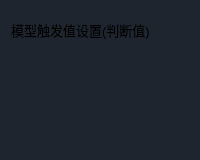
                      <widget class="QFrame" name="frame_195">
                       <property name="minimumSize">
                        <size>
                         <width>0</width>
                         <height>160</height>
                        </size>
                       </property>
                       <property name="maximumSize">
                        <size>
                         <width>16777215</width>
                         <height>16777215</height>
                        </size>
                       </property>
                       <property name="styleSheet">
                        <string notr="true">QFrame{
	background-color: rgb(30, 37, 46);
    border-radius: 10px;
	border:none;
}
</string>
                       </property>
                       <property name="frameShape">
                        <enum>QFrame::Shape::StyledPanel</enum>
                       </property>
                       <property name="frameShadow">
                        <enum>QFrame::Shadow::Raised</enum>
                       </property>
                       <layout class="QVBoxLayout" name="verticalLayout_18">
                        <item>
                         <widget class="QFrame" name="frame_196">
                          <property name="minimumSize">
                           <size>
                            <width>0</width>
                            <height>120</height>
                           </size>
                          </property>
                          <property name="maximumSize">
                           <size>
                            <width>16777215</width>
                            <height>120</height>
                           </size>
                          </property>
                          <property name="styleSheet">
                           <string notr="true">QFrame{
	background-color: rgb(30, 37, 46);
    border-radius: 10px;
	border:none;
}
</string>
                          </property>
                          <property name="frameShape">
                           <enum>QFrame::Shape::StyledPanel</enum>
                          </property>
                          <property name="frameShadow">
                           <enum>QFrame::Shadow::Raised</enum>
                          </property>
                          <layout class="QVBoxLayout" name="verticalLayout_101">
                           <property name="spacing">
                            <number>0</number>
                           </property>
                           <property name="leftMargin">
                            <number>0</number>
                           </property>
                           <property name="topMargin">
                            <number>0</number>
                           </property>
                           <property name="rightMargin">
                            <number>0</number>
                           </property>
                           <property name="bottomMargin">
                            <number>0</number>
                           </property>
                           <item>
                            <widget class="QLabel" name="judevalue_label">
                             <property name="styleSheet">
                              <string notr="true">border:none;
</string>
                             </property>
                             <property name="text">
                              <string>&lt;html&gt;&lt;head/&gt;&lt;body&gt;&lt;p&gt;&lt;span style=&quot; font-size:10pt;&quot;&gt;模型触发值设置(判断值)&lt;/span&gt;&lt;/p&gt;&lt;/body&gt;&lt;/html&gt;</string>
                             </property>
                            </widget>
                           </item>
                           <item>
                            <widget class="QWidget" name="timeline_widget" native="true">
                             <property name="minimumSize">
                              <size>
                               <width>0</width>
                               <height>120</height>
                              </size>
                             </property>
                             <property name="maximumSize">
                              <size>
                               <width>16777215</width>
                               <height>120</height>
                              </size>
                             </property>
                             <property name="styleSheet">
                              <string notr="true">QWidget{
	background-color: rgb(30, 37, 46);
}</string>
                             </property>
                            </widget>
                           </item>
                          </layout>
                         </widget>
                        </item>
                       </layout>
                      </widget>
